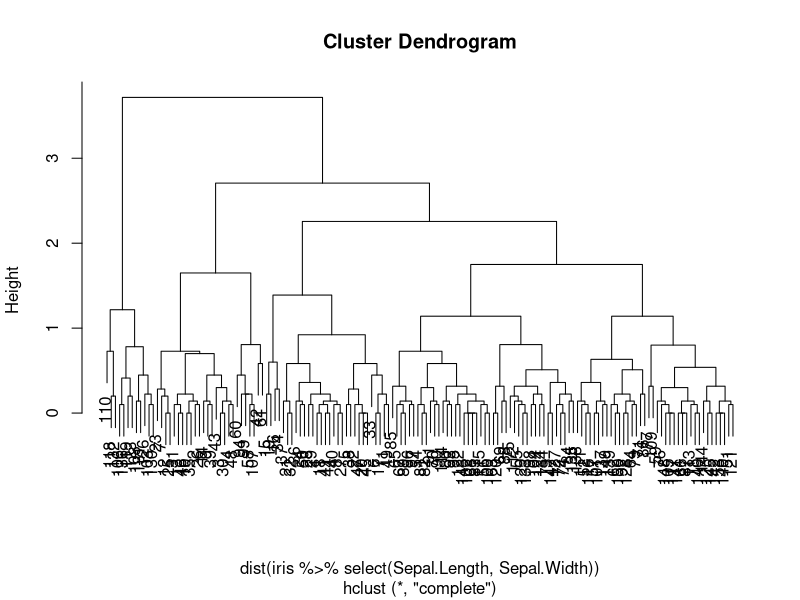
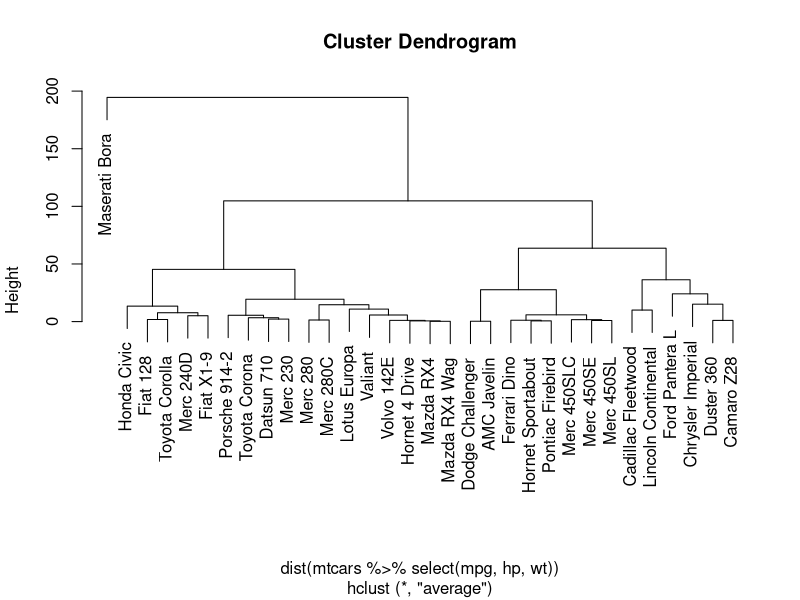
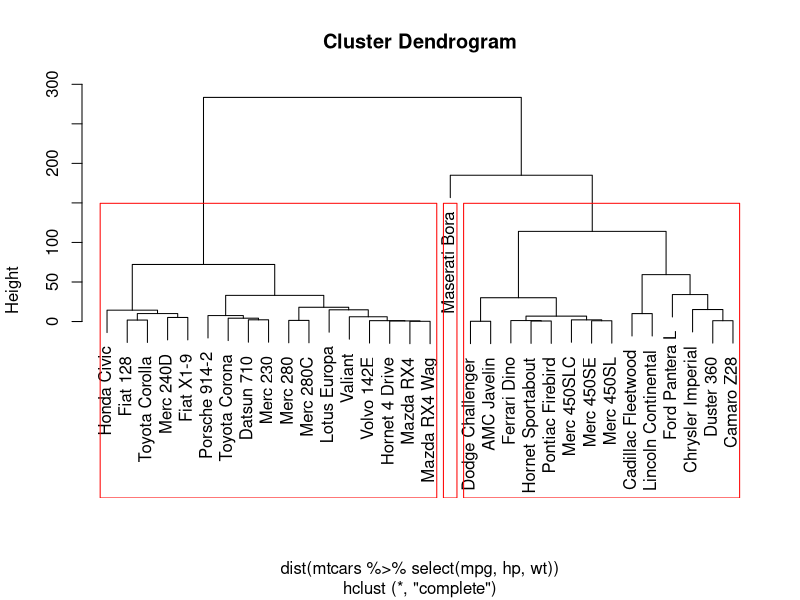
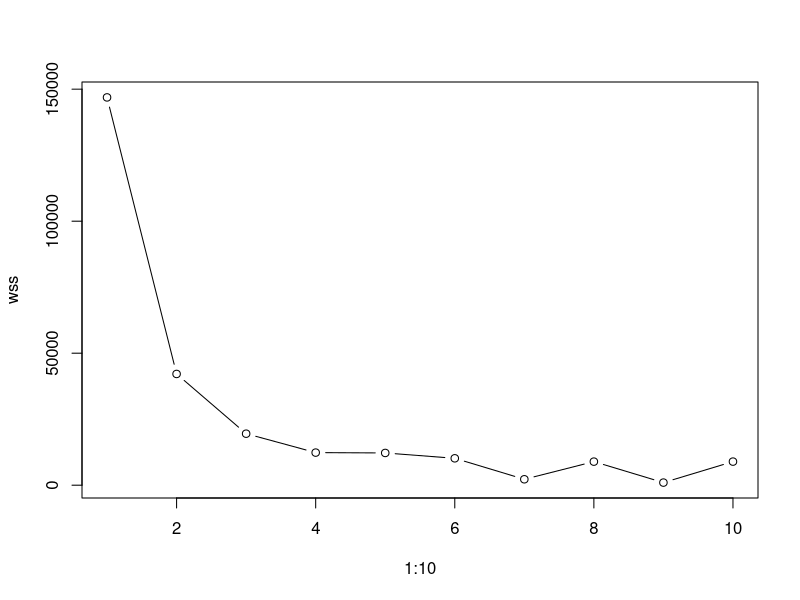
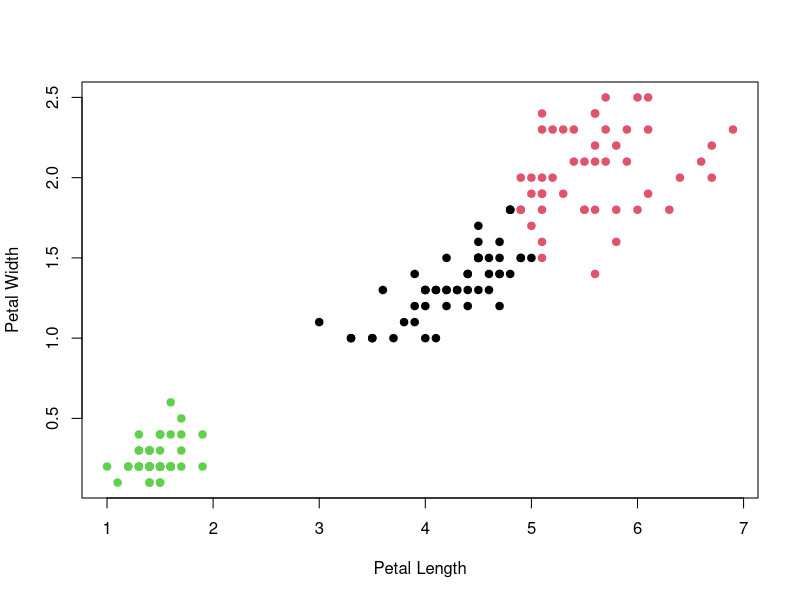
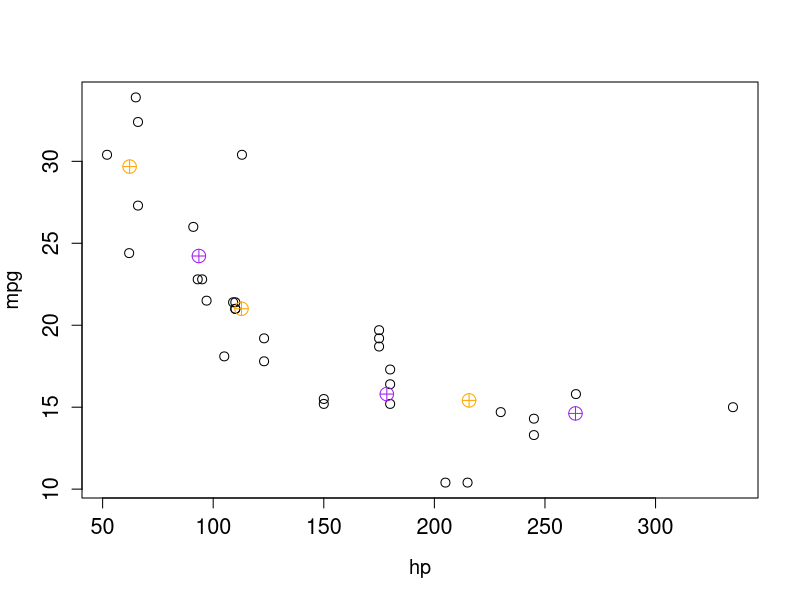

Write R code to recreate these figures, in order.
## ---- chunk 1
library(dplyr)
library(ggplot2)
library(cluster)
library(stats)
## ---- chunk 2
data(mtcars)
mtcars %>% filter(mpg > 25) %>% head(5)
## ---- chunk 3
data(iris)
iris %>% group_by(Species) %>% summarize(mean_sepal_length = mean(Sepal.Length))
## ---- chunk 4
data(mtcars)
mtcars %>% select(cyl, hp) %>% arrange(desc(hp))
## ---- chunk 5
data(mtcars)
mtcars %>% mutate(weight_kg = wt * 453.592)
## ---- chunk 6
data(diamonds, package = "ggplot2")
diamonds %>% filter(carat > 2.5, price < 10000)
## ---- chunk 7
data(iris)
iris %>% filter(Sepal.Width > 3) %>% select(Sepal.Length, Species) %>% arrange(Sepal.Length)
## ---- chunk 8
data(mtcars)
mtcars %>% group_by(cyl) %>% summarize(avg_hp = mean(hp))
## ---- chunk 9
data(iris)
iris %>% mutate(petal_length_category = case_when(
  Petal.Length < 2 ~ "Short",
  Petal.Length >= 2 & Petal.Length <= 4 ~ "Medium",
  Petal.Length > 4 ~ "Long"
))
## ---- chunk 10
data(mtcars)
dist(mtcars %>% select(mpg, disp, hp))
## ---- chunk 11
data(iris)
dist(iris %>% slice(1:10) %>% select(Sepal.Length, Petal.Width), method = "manhattan")
## ---- chunk 12
data(mtcars)
mtcars %>% select(mpg, hp) %>%  dist(method="minkowski",p=1.5)
## ---- chunk 13
data(iris)
hc <- hclust(dist(iris %>% select(Sepal.Length, Sepal.Width)), method = "complete")
plot(hc)
## ---- chunk 14
data(mtcars)
hc <- hclust(dist(mtcars %>% select(mpg, hp, wt)), method = "average")
plot(hc)
## ---- chunk 15
data(mtcars)
hc <- hclust(dist(mtcars %>% select(mpg, hp, wt)))
plot(hc)
rect.hclust(hc, k = 3, border = "red")
## ---- chunk 16
data(iris)
hc <- hclust(dist(iris %>% select(Sepal.Length, Sepal.Width)))
cutree(hc, k = 3)
## ---- chunk 17
data(iris)
kmeans_result <- kmeans(iris %>% select(Petal.Length, Petal.Width), centers = 3)
iris$clusters <- kmeans_result$cluster
iris %>% group_by(clusters) %>% summarize(mean_PL = mean(Petal.Length),mean_PW = mean(Petal.Width))
## ---- chunk 18
data(mtcars)
wss <- c()
for (i in 1:10) {
  wss[i]<-kmeans(mtcars %>% select(mpg, hp, wt), centers = i)$tot.withinss
}
plot(1:10, wss, type = "b")
## ---- chunk 19
data(iris)
kmeans_result <- kmeans(iris %>% select(Petal.Length, Petal.Width), centers = 3)
plot(iris$Petal.Length, iris$Petal.Width, col = kmeans_result$cluster, pch = 19, xlab = "Petal Length", ylab = "Petal Width")
## ---- chunk 20
data(mtcars)
#set.seed(42)
kmeans_1 <- kmeans(mtcars %>% select(mpg, hp, wt), centers = 3)
set.seed(123)
kmeans_2 <- kmeans(mtcars %>% select(mpg, hp, wt), centers = 3)

plot(mpg~hp,data=mtcars,cex.axis=1.3,
     cex.lab=1.2,cex=1.2)
points(mpg~hp,data=kmeans_1$centers,pch=10,cex=1.8,col="orange")
points(mpg~hp,data=kmeans_2$centers,pch=10,cex=1.8,col="purple")
## ---- chunk 21
data(mtcars)
kmeans_result <- kmeans(mtcars %>% select(mpg, hp, wt), centers = 3)
hc <- hclust(dist(mtcars %>% select(mpg, hp, wt)))

